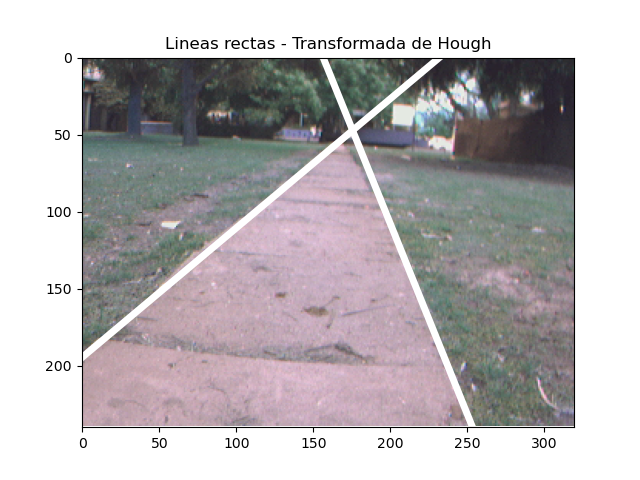
#> input picture practica-03/frame_1.png, 640 x 480 px, given in place of camino1.avi, which was not available
$ jupyter execute --allow-errors practica-03.ipynb   (text cells are left out)
#> lines starting #> are read from the running program, lines starting #| are printed output that depends on the picture; after the words box and inside, x2 and y2 are one past the last pixel; in counts of white or black regions, pixels touching at a corner belong together; pictures that were not available may be replaced by others from this repository, and a replacement may not be noted
[cell 1]
import numpy as np
from PIL import Image
import matplotlib.pyplot as plt
from scipy import signal
import cv2

[cell 2]
def cargar(nombre):
    img = Image.open(nombre).convert(mode='L')
    return np.array(img)


def mostrar(imagen, titulo=""):
    plt.figure(figsize=(9, 9))
    if (titulo): plt.title(titulo)
    plt.imshow(imagen, cmap='gray', vmin=0, vmax=255)


# [4 lines left out: function pasarALog, not called in this run]


# valor entre 0 y 255
def aplicar_umbral(imagen, valor):
    return np.uint8(np.greater(imagen, valor) * 255)


# suavizado:
def suavizado_promedio(imagen, dimension):
    H = np.ones((dimension, dimension)) / dimension ** 2
    return signal.convolve2d(imagen, H, boundary="symm", mode="same")


# [6 lines left out: function eqHist, not called in this run]


def ventana_gauss(dimension, desviacion):
    gauss1d = signal.windows.gaussian(dimension, desviacion)
    gauss2d = np.outer(gauss1d, gauss1d)
    return gauss2d / sum(sum(gauss2d))


def suavizado_gauss(imagen, std):
    gauss = ventana_gauss(int(4 * std), std)
    return signal.convolve2d(imagen, gauss, boundary="symm", mode="same")


def bordes_gradiente(imagen, umbral, metodo="roberts"):
    #roberts:
    h1 = np.array([[-1., 0.], [0., 1.]])
    h2 = np.flip(h1, axis=1)

    if metodo == "prewitt":
        h1 = np.array([[-1., -1., -1.], [0., 0., 0.], [1., 1., 1.]])
        h2 = h1.T

    if metodo == "sobel":
        h1 = np.array([[-1., -2., -1.], [0., 0., 0.], [1., 2., 1.]])
        h2 = h1.T

    im1 = signal.convolve2d(imagen, h1, boundary="symm", mode="same")
    im2 = signal.convolve2d(imagen, h2, boundary="symm", mode="same")

    imagen_res = np.abs(im1) + np.abs(im2)

    return aplicar_umbral(imagen_res, umbral)

[cell 3]
video = cv2.VideoCapture("camino1.avi")
fps = video.get(cv2.CAP_PROP_FPS)
_, frame = video.read()
#> frame is the input picture: shape (480, 640, 3); mean B, G, R 184.3, 182, 186.2

[cell 4]
frame1 = frame[:, :, 0]
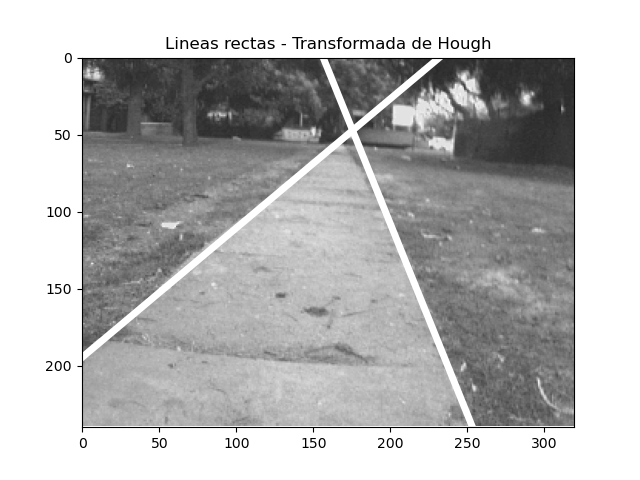
#> frame1: shape (480, 640); min 0, max 255, mean 184.3
mostrar(frame1)

[cell 5]
fps

[cell 6]
mostrar(bordes_gradiente(frame1, 200, "sobel"))
#> in bordes_gradiente, `im1 = signal.convolve2d(imagen, h1, boundary="symm", mode="same")`:
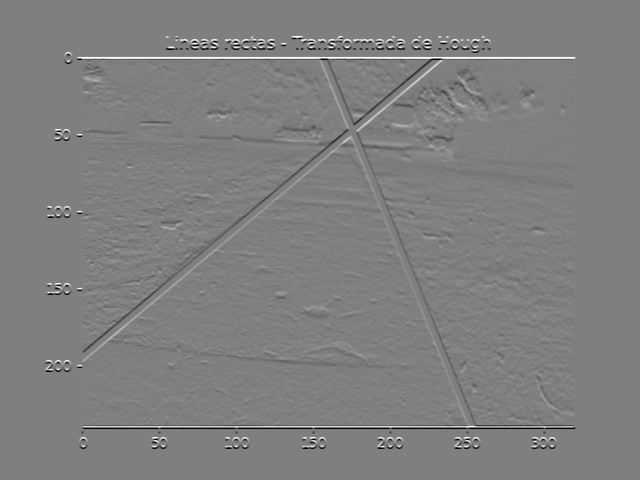
#> im1: shape (480, 640) float64; min -1020, max 1020, mean 0; drawn with min black and max white
#> in bordes_gradiente, `im2 = signal.convolve2d(imagen, h2, boundary="symm", mode="same")`:
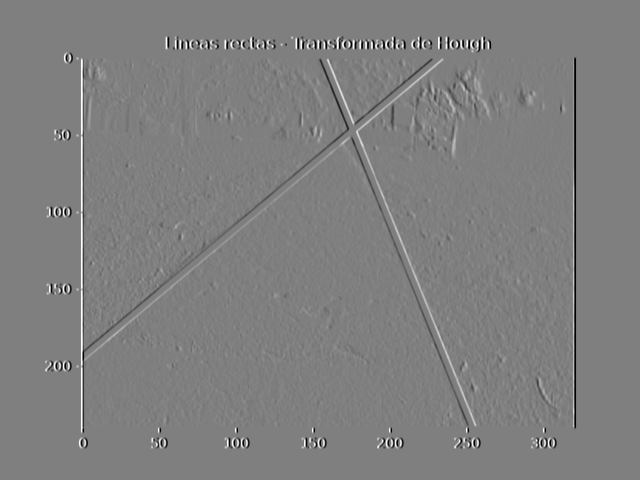
#> im2: shape (480, 640) float64; min -1020, max 1020, mean 0; drawn with min black and max white
#> in bordes_gradiente, `imagen_res = np.abs(im1) + np.abs(im2)`:
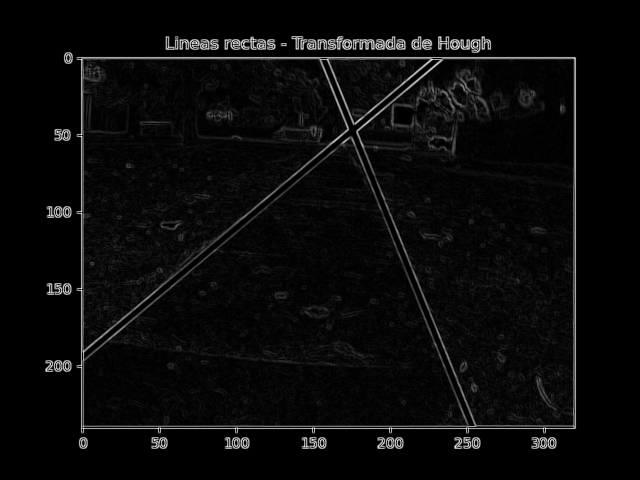
#> imagen_res: shape (480, 640) float64; min 0, max 1530, mean 62.1; drawn with min black and max white
#> in aplicar_umbral, `return np.uint8(np.greater(imagen, valor) * 255)`:
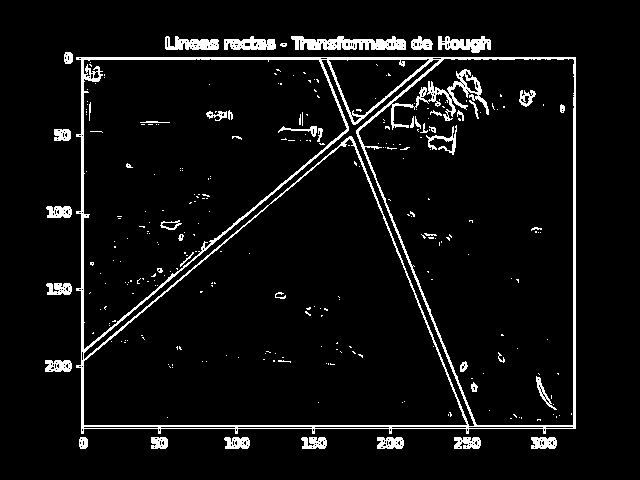
#> returned value: shape (480, 640); 6% white; 286 white regions (238 under 20 px), largest, box (x1, y1, x2, y2) and area: (76, 57, 576, 434) 10570, (291, 36, 406, 50) 1102, (438, 36, 491, 53) 542

[cell 7]
mostrar(bordes_gradiente(suavizado_gauss(frame1, 0.5), 240, "sobel"))
#> in suavizado_gauss, `return signal.convolve2d(imagen, gauss, boundary="symm", mode="same")`:
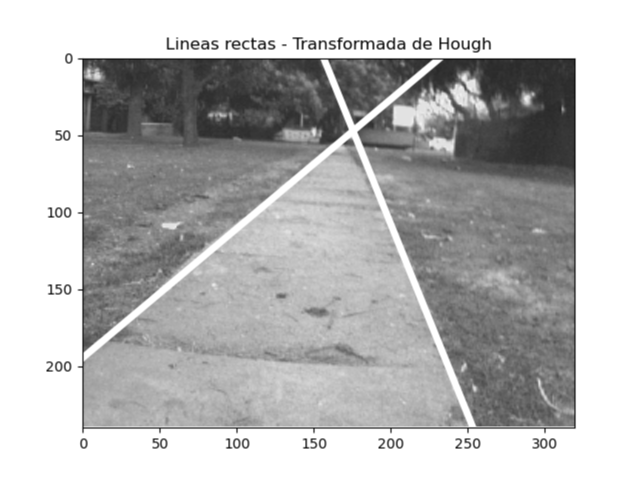
#> returned value: shape (480, 640) float64; min 10.5, max 255, mean 184.3
#> call 2 of bordes_gradiente, with umbral = 240, metodo = 'sobel'
#> in bordes_gradiente (call 2), `h1 = np.array([[-1., 0.], [0., 1.]])`: h1 = [[-1, 0], [0, 1]]
#> in bordes_gradiente (call 2), `h2 = np.flip(h1, axis=1)`: h2 = [[0, -1], [1, 0]]
#> in bordes_gradiente (call 2), `imagen_res = np.abs(im1) + np.abs(im2)`:
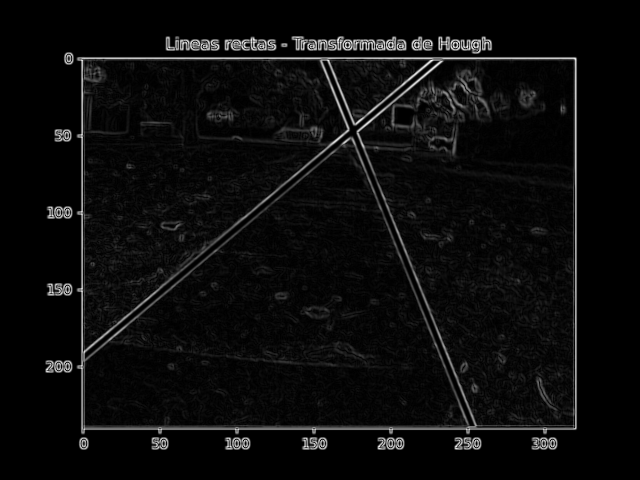
#> imagen_res: shape (480, 640) float64; min 0, max 1134, mean 54.2; drawn with min black and max white
#> call 2 of aplicar_umbral, with valor = 240
#> in aplicar_umbral (call 2), `return np.uint8(np.greater(imagen, valor) * 255)`:
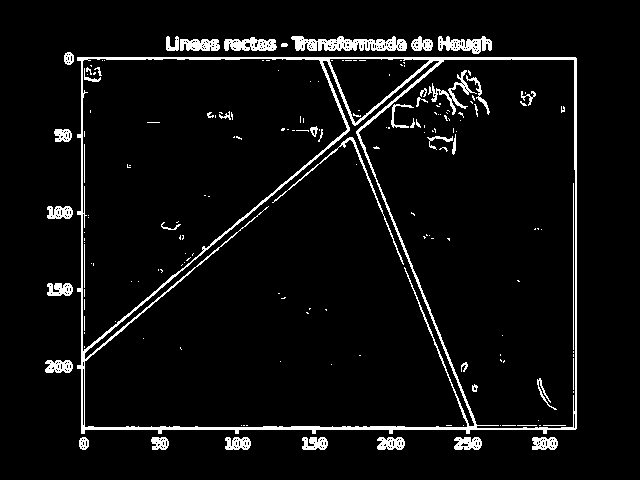
#> returned value: shape (480, 640); 5.5% white; 180 white regions (132 under 20 px), largest, box (x1, y1, x2, y2) and area: (77, 57, 577, 434) 8312, (291, 36, 407, 51) 1135, (438, 36, 492, 54) 562

[cell 8]
#funcion:

def detecta_rectas(imagen, umbral_angulo = 10, cant_rectas = 2, muestra_matriz = False):
    #detección de bordes:
    bordes = bordes_gradiente(suavizado_gauss(imagen, 0.5), 200, "sobel")
#> call 3 of aplicar_umbral, with valor = 200
#> in aplicar_umbral (call 3), `return np.uint8(np.greater(imagen, valor) * 255)`:
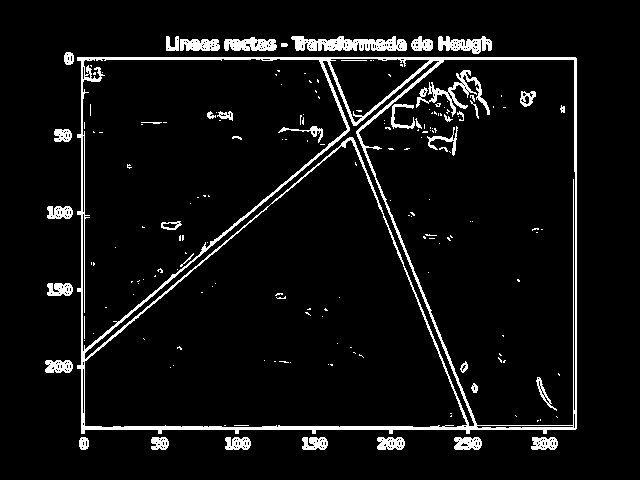
#> returned value: shape (480, 640); 6.2% white; 182 white regions (140 under 20 px), largest, box (x1, y1, x2, y2) and area: (77, 57, 577, 434) 10285, (291, 36, 407, 51) 1187, (416, 70, 490, 117) 810
    maximo = ((np.shape(bordes)[0] ** 2 + np.shape(bordes)[1] ** 2) ** (1 / 2)) + 1
#> maximo = 801
    maximo = np.int32(maximo)
    donde = np.nonzero(bordes)
#> donde = 19073 positions, rows 36 to 449, columns 45 to 576
    angulos = np.linspace(-np.pi / 2, np.pi / 2, 181)

    #matriz de acumulacion:
    A = np.zeros((maximo * 2, np.size(angulos)), dtype=np.int32)

    it = np.nditer(angulos, flags=["c_index"])
    for ang in it:
        rhos = np.int32(np.round((donde[0] + 1) * np.cos(ang) + (donde[1] + 1) * np.sin(ang))) + maximo
        cantidades = np.bincount(rhos)
        cantidades.resize(np.shape(A)[0])
        A[:, it.index] = cantidades
#> A: shape (1602, 181) int32; every value is 0

    max_ocurrencia = A.max()
    #lineas con maxima ocurrencia:
    lineas = np.where(A > max_ocurrencia * 0.50)
    tabla_lineas = np.stack((lineas[0], lineas[1])).T
    columna = A[tabla_lineas[:, 0], tabla_lineas[:, 1]]
    todo = np.hstack((tabla_lineas, columna.reshape(-1, 1)))
    ordenado = todo[todo[:, 2].argsort()[::-1]]

    #guardamos la primera recta:
    resultados = ordenado[0, :2].reshape((1, 2))

    for i in np.arange(1, ordenado.shape[0]):
        # nos quedamos hasta 2 resultados y rectas que difieren más de 10 grados:
        if True in np.greater(np.abs(ordenado[i, 1] - resultados[:, 1]), umbral_angulo) and resultados.shape[0] < cant_rectas:
            resultados = np.vstack((resultados, ordenado[i, :2]))

    if muestra_matriz:
        plt.figure(figsize=(10, 6))
        plt.imshow(pasarALog(A), cmap='gray', vmin=0, vmax=255)
        plt.gca().set_aspect('auto')

    resultados = np.float_(resultados)
    resultados[:, 0] = resultados[:, 0] - maximo
    resultados[:, 1] = angulos[np.int32(resultados[:, 1])]

    #retorna un array con los resultados, filas del tipo (rho, angulo)
    return resultados

#> (a cell that did not finish here is left out)

[cell 10]
# [11 lines left out: function muestra_linea, not called in this run]

[cell 11]
# [18 lines left out: function muestra_rectas, not called in this run]

#> (a cell that did not finish here is left out)

[cell 13]
def procesa_video(nombre_video):
#> called with nombre_video = 'camino1.avi'
    video = cv2.VideoCapture(nombre_video   )
    fps = video.get(cv2.CAP_PROP_FPS)

    success, frame = video.read()

    while success:
        numero = np.uint(video.get(cv2.CAP_PROP_POS_FRAMES))
#> numero = 0

        #usamos solo un canal de color
        rectas_detectadas = detecta_rectas(frame[:, :, 0], cant_rectas= 3, umbral_angulo= 2)
#> the loop in detecta_rectas, `for ang in it:` made 1 pass
#> ang on pass 1: -1.57
        muestra_rectas(frame, rectas_detectadas, save=True, indice= numero)
        print('Read a new frame: ' + str(numero).zfill(5) + " ", success)
        success,frame = video.read()
        if cv2.waitKey(10) == 27:                     # exit if Escape is hit no funciona
            break

#> (a cell that did not finish here is left out)

#> (a cell that did not finish here is left out)

$ run again, on practica-03/matriz_acumulacion.png
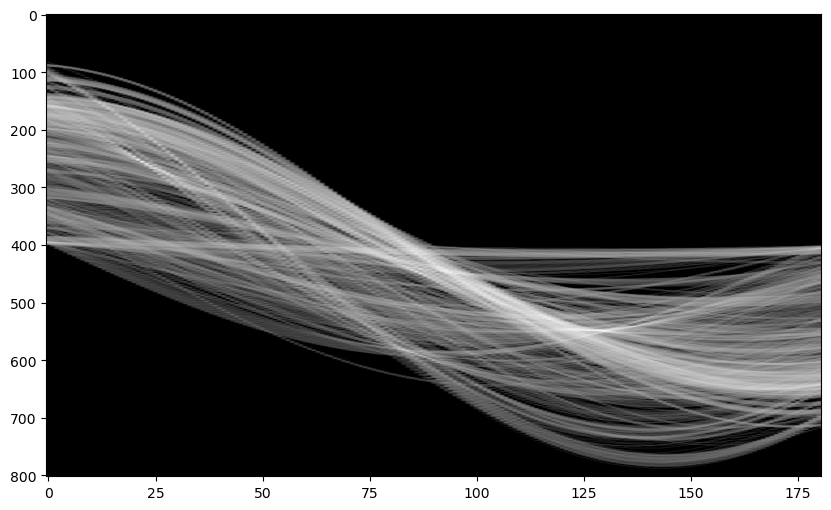
#> input picture practica-03/matriz_acumulacion.png, 831 x 510 px, given in place of camino1.avi, which was not available
#> frame is the input picture: shape (510, 831, 3); min 0, max 255, mean 76
#> in bordes_gradiente, `im2 = signal.convolve2d(imagen, h2, boundary="symm", mode="same")`:
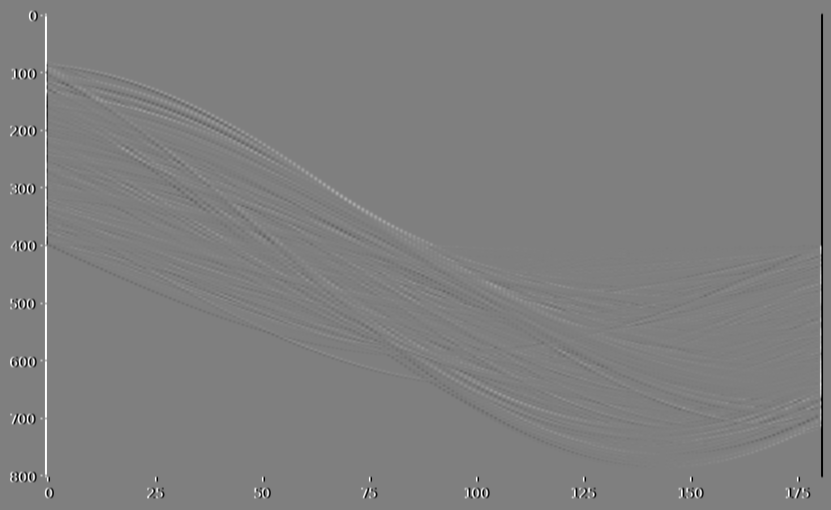
#> im2: shape (510, 831) float64; min -1020, max 1020, mean 0; drawn with min black and max white
#> in aplicar_umbral (call 3), `return np.uint8(np.greater(imagen, valor) * 255)`:
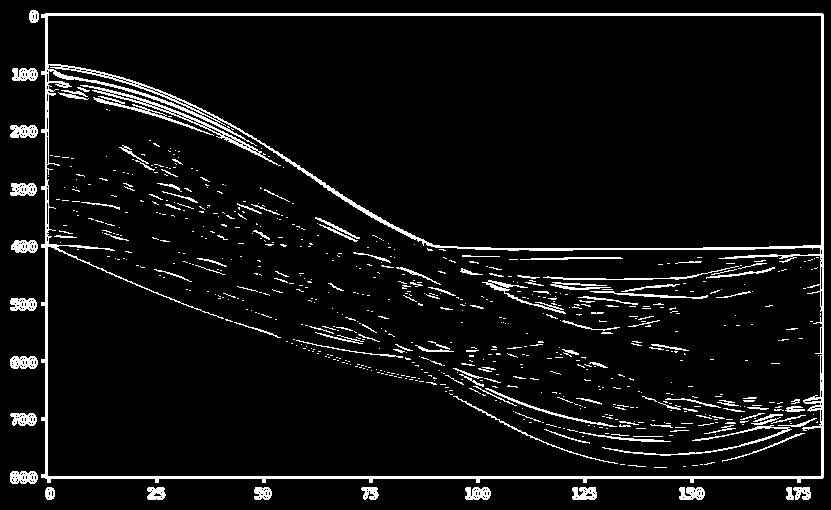
#> returned value: shape (510, 831); 6.5% white in thin lines or dots
#> donde = 27706 positions, rows 10 to 499, columns 10 to 823
#> numero = 0
#> the loop in detecta_rectas, `for ang in it:` made 1 pass
#> ang on pass 1: -1.57
